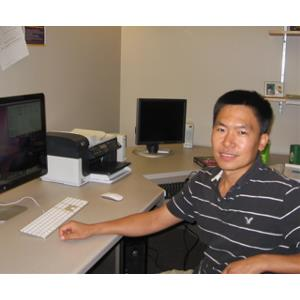
#> input picture original_images/Dr.Zhao.jpg, 300 x 300 px, found by its file name
$ python image_compression.py
#> lines starting #> are read from the running program, lines starting #| are printed output that depends on the picture
### Svd_algorithms.py
import numpy as np
from scipy.optimize import brentq

# =============================================================================
# Algorithm 1: Golub-Reinsch SVD
# This implementation follows the "Two-Step" approach:
# 1. Bidiagonalization via Householder Reflections.
# 2. Iterative Diagonalization via Implicitly Shifted QR.

#Sources:
# https://www.cs.utexas.edu/~inderjit/public_papers/HLA_SVD.pdf
# https://lup.lub.lu.se/luur/download?func=downloadFile&recordOId=9112096&fileOId=9112097
# =============================================================================

def algorithm_1a(A):
    '''
    STEP 1: Householder Bidiagonalization
    Reduces a general matrix to upper bidiagonal form.

    Parameters:
        A (ndarray): Input matrix of shape (m, n).

    Returns:
        B (ndarray): Upper bidiagonal matrix of shape (m, n).
        U (ndarray): m x m orthogonal matrix (Left transformations).
        V (ndarray): n x n orthogonal matrix (Right transformations).

    Assumptions:
        - The input matrix A is real-valued.
        - Per Golub-Reinsch requirements, we assume m >= n.

    Formulas:
        - Householder Vector: v = x + sign(x_1)||x||e_1
        - Householder Reflection: H = I - 2vv^T / (v^Tv)
        - Transformation: B' = H_m ... H_1 A P_1 ... P_{n-2}
    '''
    m, n = A.shape
    B = A.copy().astype(np.float64)
    U = np.identity(m)
    V = np.identity(n)

    for k in range(n):
        ## Left Transformation (Eliminate below B[k,k]) ##
        x = B[k:m, k]
        norm_x = np.linalg.norm(x)
        if norm_x > 1e-15:  # Slightly higher than machine epsilon
            s = np.sign(x[0] if x[0] != 0 else 1.0) * norm_x
            v = x.copy()
            v[0] += s
            v_norm = np.linalg.norm(v)
            if v_norm > 1e-18:
                v /= v_norm
                # Apply to B and U
                B[k:m, k:] -= 2 * np.outer(v, v @ B[k:m, k:])
                U[:, k:m] -= 2 * (U[:, k:m] @ v)[:, None] @ v[None, :]

        ## Right Transformation (Eliminate right of B[k, k+1]) ##
        if k < n - 1:
            y = B[k, k+1:n]
            norm_y = np.linalg.norm(y)
            if norm_y < 1e-30:
                y = np.zeros_like(y)
                y[0] = 1.0
                norm_y = 1.0

            s_row = np.sign(y[0]) * norm_y
            v_row = y.copy()
            v_row[0] += s_row

            v_row_norm = np.linalg.norm(v_row)
            if v_row_norm > 1e-30:
                v_row /= v_row_norm

                B[k:, k+1:n] -= 2 * (B[k:, k+1:n] @ v_row)[:, None] @ v_row[None, :]
                V[:, k+1:n] -= 2 * (V[:, k+1:n] @ v_row)[:, None] @ v_row[None, :]

    return B, U, V


def givens_coefficients(y, z):
    '''
    Computes rotation parameters to zero out the second component of a 2nd-order vector.

    Parameters:
        y (float): First component (to be preserved/modified).
        z (float): Second component (to be zeroed).

    Returns:
        c (float): Cosine of the rotation angle.
        s (float): Sine of the rotation angle.

    Formula:
        - r = sqrt(y^2 + z^2)
        - c = y/r, s = z/r
    '''
    if z == 0:
        return 1.0, 0.0

    if abs(z) > abs(y):
        tau = y / z
        s = 1.0 / np.sqrt(1 + tau**2)
        c = s * tau
    else:
        tau = z / y
        c = 1.0 / np.sqrt(1 + tau**2)
        s = c * tau

    return c, s


def algorithm_1c(B, U, V, p, q):
    '''
    STEP 2: Implicitly Shifted QR Step (Golub-Kahan SVD Step)
    Reduces the superdiagonal elements of the active submatrix.

    Parameters:
        B, U, V (ndarray): Current SVD matrices.
        p (int): Starting index of the active bidiagonal block.
        q (int): Number of already converged singular values at the end.

    Assumptions:
        - B is in upper bidiagonal form.
        - The submatrix B[p:n-q, p:n-q] is unreduced (no zeros on diagonal/superdiagonal).

    Formulas:
        - Wilkinson Shift (mu): Eigenvalue of the trailing 2x2 of B^T B closest to B_{nn}^2.
        - mu = d_n^2 + f_m^2 - (t12^2 / (delta + sign(delta) * sqrt(delta^2 + t12^2)))
    '''
    n = B.shape[0]
    i = n - q - 1

    # Wilkinson Shift Calculation
    d_m, f_m, d_n = B[i-1, i-1], B[i-1, i], B[i, i]
    t11 = d_m**2 + f_m**2
    t12 = d_m * f_m
    t22 = d_n**2 + f_m**2
    delta = (t11 - t22) / 2.0
    sign_delta = np.sign(delta) if delta != 0 else 1.0
    mu = t22 - sign_delta * t12**2 / (abs(delta) + np.sqrt(delta**2 + t12**2))

    # Initial Implicit Shift
    y = B[p, p]**2 - mu
    z = B[p, p] * B[p, p+1]

    for k in range(p, n - q - 1):
        # Right Rotation G(k, k+1, theta) applied to V and B
        c, s = givens_coefficients(y, z)
        # Right rotation on B columns
        Bk  = c*B[:, k] + s*B[:, k+1]
        Bk1 = -s*B[:, k] + c*B[:, k+1]
        B[:, k], B[:, k+1] = Bk, Bk1
        Vk  = c*V[:, k] + s*V[:, k+1]
        Vk1 = -s*V[:, k] + c*V[:, k+1]
        V[:, k], V[:, k+1] = Vk, Vk1

        #Left Rotation G(k, k+1, phi) applied to U and B to restore bidiagonal form
        y, z = B[k, k], B[k+1, k]
        c, s = givens_coefficients(y, z)
        Bk  = c*B[k, :] + s*B[k+1, :]
        Bk1 = -s*B[k, :] + c*B[k+1, :]
        B[k, :], B[k+1, :] = Bk, Bk1

        Uk  = c*U[:, k] + s*U[:, k+1]
        Uk1 = -s*U[:, k] + c*U[:, k+1]
        U[:, k], U[:, k+1] = Uk, Uk1

        B[k+1, k] = 0.0

        if k < n - q - 2:
            y, z = B[k, k+1], B[k, k+2]

    return B, U, V


def algorithm_1b(A, max_iter=100000, eps=1e-12):
    m, n = A.shape
    B, U, V = algorithm_1a(A)
    Bs = B[:n, :n].copy()

    for _ in range(max_iter):
        # Step 1: Zero small superdiagonal elements
        for i in range(n - 1):
            if abs(Bs[i, i+1]) <= eps * (abs(Bs[i, i]) + abs(Bs[i+1, i+1])):
                Bs[i, i+1] = 0.0


        q = 0
        for i in range(n - 2, -1, -1):
            if Bs[i, i+1] == 0.0:
                q += 1
            else:
                break
        if q == n - 1:
            break


        p = 0
        for i in range(n - q - 2):
            if Bs[i, i+1] == 0.0:
                p = i + 1

        # Step 3: Check for a zero diagonal in the active block
        zero_diag_idx = -1
        for i in range(p, n - q):
            if abs(Bs[i, i]) < eps:
                zero_diag_idx = i
                break

        if zero_diag_idx >= 0:
            i = zero_diag_idx

            if i < n - q - 1:
                # -------------------------------------------------------
                # Case A: Zero diagonal is NOT the last row of active block.
                # -------------------------------------------------------
                f = Bs[i, i+1]
                Bs[i, i+1] = 0.0

                for j in range(i + 1, n - q):
                    # Left rotation on rows i and j to zero f using Bs[j,j]
                    c, s = givens_coefficients(Bs[j, j], f)

                    new_jj = c * Bs[j, j] + s * f
                    f      = -s * Bs[j, j] + c * f
                    Bs[j, j] = new_jj

                    if j < n - q - 1:
                        f_next      = -s * Bs[j, j+1]
                        Bs[j, j+1] =  c * Bs[j, j+1]
                        f = f_next

                    # Left rotation updates U (acting on rows of B = cols of U^T)
                    ui = c * U[:, i] + s * U[:, j]
                    uj = -s * U[:, i] + c * U[:, j]
                    U[:, i], U[:, j] = ui, uj

            else:
                # -------------------------------------------------------
                # Case B: Zero diagonal IS the last row of the active block
                # (i == n-q-1).
                # -------------------------------------------------------
                f = Bs[i - 1, i]
                Bs[i - 1, i] = 0.0

                # Single right rotation: zero Bs[i-1, i] using Bs[i-1, i-1]
                c, s = givens_coefficients(Bs[i - 1, i - 1], f)

                col_im1 = Bs[:, i - 1].copy()
                col_i   = Bs[:, i].copy()
                col_i[i - 1] = f  # restore the entry we just zeroed for the rotation

                Bs[:, i - 1] =  c * col_im1 + s * col_i
                Bs[:, i]     = -s * col_im1 + c * col_i

                # Right rotation updates V
                vi= c * V[:, i - 1] + s * V[:, i]
                vj= -s * V[:, i - 1] + c * V[:, i]
                V[:, i - 1], V[:, i] = (vi,vj)

        else:
            Bs, U, V = algorithm_1c(Bs, U, V, p, q)

    sv_raw = np.diag(Bs)
    singular_values = np.abs(sv_raw)
    idx = np.argsort(singular_values)[::-1]

    S_diag = np.diag(singular_values[idx])
    V_sorted = V[:, idx]

    U_sorted = U.copy()
    U_sorted[:, :n] = U[:, idx]

    signs = np.where(sv_raw[idx] < 0, -1.0, 1.0)
    U_sorted[:, :n] *= signs[np.newaxis, :]

    return S_diag, U_sorted, V_sorted, singular_values[idx]


# =============================================================================
# Driver Function
# This ensures that assumptions are met for both algorithms
# =============================================================================

def svd_compressor_main(image_matrix):

    A_input = np.array(image_matrix, dtype=np.float64)
    m_orig, n_orig = A_input.shape

    is_transposed = False
    if m_orig < n_orig:
        A_input = A_input.T
        is_transposed = True

    m, n = A_input.shape

    _, U_raw, V_raw, s_values = algorithm_1b(A_input)


    #Reassembly
    S_rect = np.zeros((m, n))
    k = len(s_values)
    S_rect[:k, :k] = np.diag(s_values)

    if is_transposed:
        return S_rect.T, V_raw, U_raw
    else:
        return S_rect, U_raw, V_raw

### image_compression.py
# -*- coding: utf-8 -*-
"""
Created on Wed Apr  8 22:00:43 2026

@author: antwi
"""


import numpy as np
import matplotlib.pyplot as plt
from skimage import io, color
from Svd_algorithms import svd_compressor_main

image = io.imread('original_images\Dr.Zhao.jpg')
#> image is the input picture: shape (300, 300, 3); mean R, G, B 146.4, 134, 122.6
gray = color.rgb2gray(image)
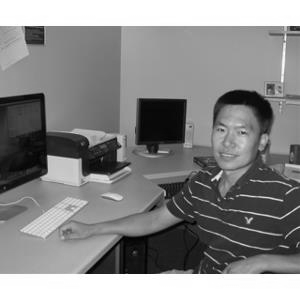
#> gray: shape (300, 300) float64; min 0, max 1, mean 0.533

A = gray

# Original SVD Code: U, S, VT = np.linalg.svd(A, full_matrices=False)
S_matrix, U, V = svd_compressor_main(A)
#> the loop in algorithm_1a, `for k in range(n):` made 300 passes
#> (norm_x, s, v_norm, s_row, v_row_norm) on passes 1 to 12: (10.27, 10.27, 15.21, -166.9, 243.2), (48.09, -48.09, 68.65, 22.26, 33.4), (13.36, -13.36, 18.95, 17.42, 25.57), (15.78, -15.78, 22.74, 10.1, 14.91), (13.37, 13.37, 19.03, -13.44, 19.59), (7.08, 7.08, 10.08, -6.19, 8.92), (6.88, 6.88, 9.83, -8.98, 12.71), (8.57, -8.57, 12.17, -9, 12.93), (4.86, 4.86, 6.91, -3.31, 4.76), (3.41, 3.41, 4.83, -3.87, 5.65), (4.56, -4.56, 6.51, 5.49, 7.99), (4.92, 4.92, 6.97, 4.13, 5.9)
#> (norm_x, s) on pass 100: (0.33, 0.33)
#> after the loop in algorithm_1a, `for k in range(n):`:
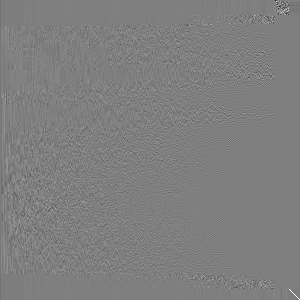
#> U: shape (300, 300) float64; min -0.969, max 0.97, mean 3.67e-05; drawn with min black and max white
#> after the loop in algorithm_1a, `for k in range(n):`:
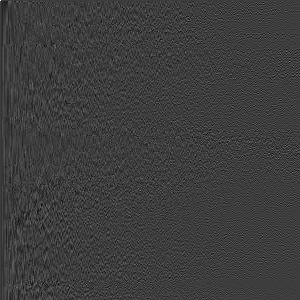
#> V: shape (300, 300) float64; min -0.319, max 1, mean -0.000179; drawn with min black and max white
#> the loop in algorithm_1b, `for _ in range(max_iter):` made 994 passes
#> after the loop in algorithm_1b, `for _ in range(max_iter):`:
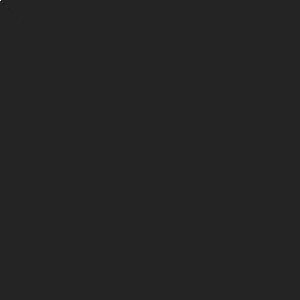
#> Bs: shape (300, 300) float64; min -29.22, max 174.1, mean 0; drawn with min black and max white
#> after the loop in algorithm_1b, `for _ in range(max_iter):`:
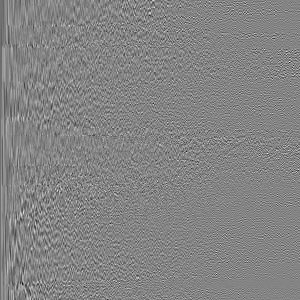
#> V: shape (300, 300) float64; min -0.397, max 0.369, mean -0.000206; drawn with min black and max white
#> in algorithm_1b, `U_sorted[:, :n] = U[:, idx]`:
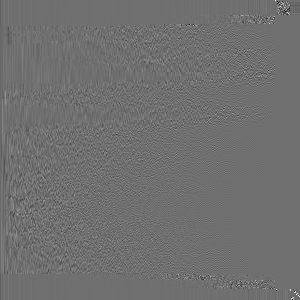
#> U_sorted: shape (300, 300) float64; min -0.761, max 0.969, mean -0.000101; drawn with min black and max white

# 1. Extract the 1D array for S (most compression logic expects this)
S = np.diag(S_matrix)

# 2. Transpose V to get VT
VT = V.T
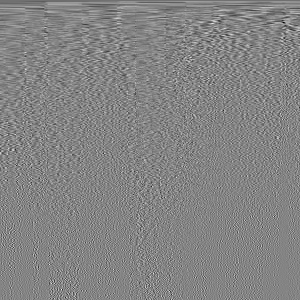
#> VT: shape (300, 300) float64; min -0.397, max 0.369, mean -0.000206; drawn with min black and max white

k = 80 #reduce k makes blurry

A_k = U[:, :k] @ np.diag(S[:k]) @ VT[:k, :]

# Plot
plt.figure(figsize=(10,4))

plt.subplot(1,2,1)
plt.title("Original")
plt.imshow(A, cmap='gray')
plt.axis('off')

plt.subplot(1,2,2)
plt.title(f"Compressed (k={k})")
plt.imshow(A_k, cmap='gray')
plt.axis('off')

plt.show()
